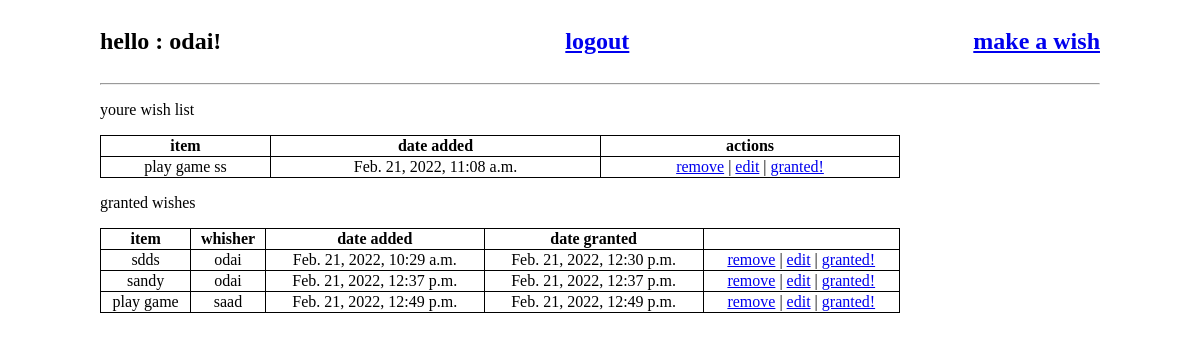
Page /main/1 on the committed database.
### login_app/models.py (models this page shows)
class Login(models.Model):
    first_name = models.CharField(max_length=45)
    last_name = models.CharField(max_length=45)
    email = models.CharField(max_length=45)
    password = models.CharField(max_length=45)
    confirm_pw = models.CharField(max_length=45)
    created_at = models.DateTimeField(auto_now_add=True)
    updated_at = models.DateTimeField(auto_now=True)
    objects = BlogManager()

class Whish(models.Model):
    item = models.CharField(max_length=255)
    desc = models.TextField(default='')
    uploded_by = models.ForeignKey(Login, related_name="books_uploded", on_delete = models.CASCADE)
    users_who_likes = models.ManyToManyField(Login,related_name='liked_books')
    granted = models.BooleanField(default=False)
    created_at = models.DateTimeField(auto_now_add=True)
    updated_at = models.DateTimeField(auto_now=True)

### exam/views.py (the view)
# urls.py: path('main/<int:user_id>', views.index),
def index(request,user_id):
    request.session['user_id'] = user_id
    context = {
        'user_loged' : Login.objects.get(id = user_id),
        'wishs':Login.objects.get(id = user_id).books_uploded.all(),
        'all_wishs' : Whish.objects.all()
    }
    return render(request,'wish.html' , context)

### exam/templates/wish.html (shortened to what this page needs)
<!DOCTYPE html>
<html lang="en">
<head>
</head>
<body>
    <div class="main">
        <header>
            <h2>hello : {{user_loged.first_name}}!</h2>
            <h2><a href="/logout">logout</a></h2>
            <h2><a href="/add_wish">make a wish</a></h2>
        </header>
        <hr>
        <div class="first_table">
            <p>youre wish list</p>
            <table>
                <tr>
                    <th>item</th>
                    <th>date added</th>
                    <th> actions</th>
                </tr>
                {% for key in wishs%}
                <tr>
                    {%if not key.granted %}
                    <td>{{key.item}}</td>
                    <td>{{key.created_at}}</td>
                    <td><a href="/delet/{{key.id}}">remove</a> | <a href="/edit/{{key.id}}">edit</a> |
                    <a href="/handel_grant/{{key.id}}">granted!</a></td>
                    {%endif%}
                </tr>
                {%endfor%}
            </table>
        </div>
        <div class="second_table">
            <p>granted wishes</p>
            <table>
                <tr>
                    <th>item</th>
                    <th>whisher</th>
                    <th>date added</th>
                    <th> date granted</th>
                </tr>
                {% for key in all_wishs%}
                <tr>
                    {%if key.granted %}
                    <td>{{key.item}}</td>
                    <td>{{key.uploded_by.first_name}}</td>
                    <td>{{key.created_at}}</td>
                    <td>{{key.updated_at}}</td>
                    <td><a href="/delet/{{key.id}}">remove</a> | <a href="/edit/{{key.id}}">edit</a> |
                    <a href="/handel_grant/{{key.id}}">granted!</a></td>
                    {%endif%}
                </tr>
                {%endfor%}
            </table>
        </div>
    </div>
</body>
</html>

### exam/templates/wish.html (style rules this page uses)
.main { width: 1000px; margin: 0 auto; }
header { display: flex; justify-content: space-between; }
table { border: 1px solid black; border-collapse: collapse; width: 800px; }
tr,th,td { border: 1px solid black; }
td { text-align: center; }

### rows in the picture
Login: first_name "odai"
Whish: item "play game ss", created_at "Feb. 21, 2022, 11:08 a.m."
Whish: item "sdds", uploded_by.first_name "odai", created_at "Feb. 21, 2022, 10:29 a.m.", updated_at "Feb. 21, 2022, 12:30 p.m."
Whish: item "sandy", uploded_by.first_name "odai", created_at "Feb. 21, 2022, 12:37 p.m.", updated_at "Feb. 21, 2022, 12:37 p.m."
Whish: item "play game", uploded_by.first_name "saad", created_at "Feb. 21, 2022, 12:49 p.m.", updated_at "Feb. 21, 2022, 12:49 p.m."
